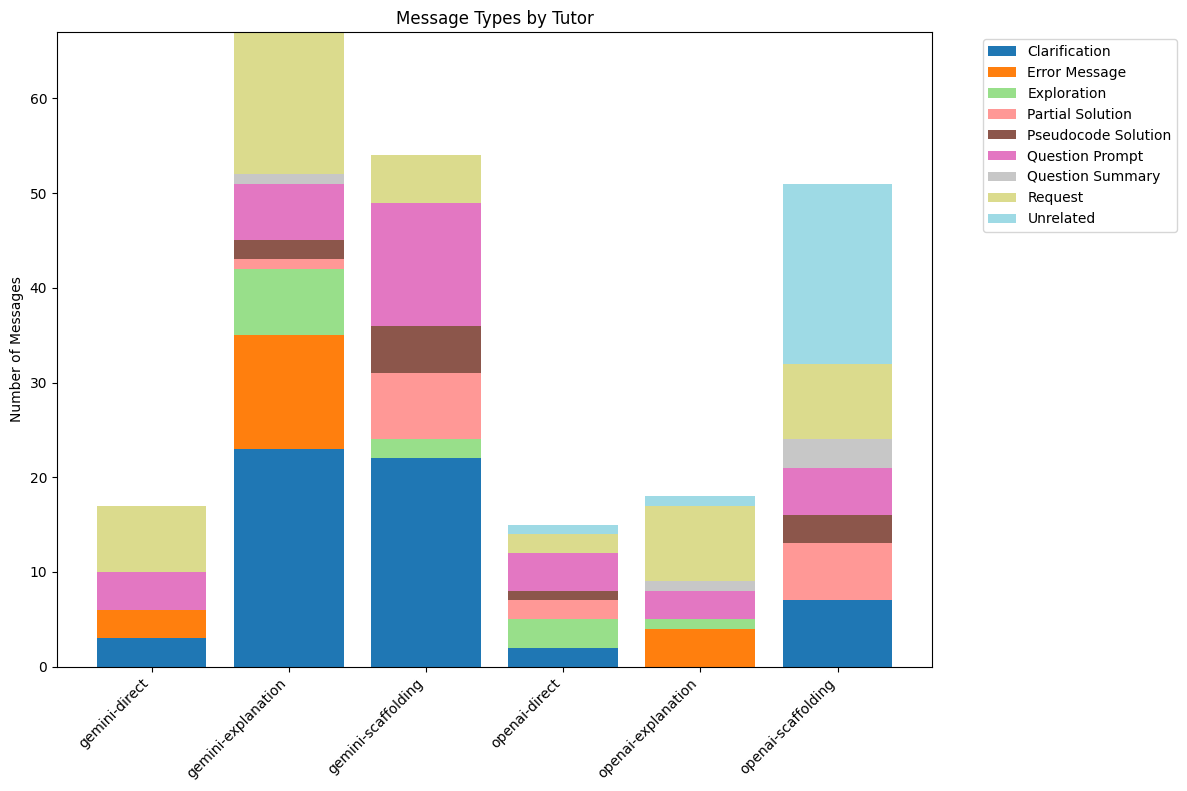

This chart was generated by the following Python code:
import json
from collections import defaultdict
import matplotlib.pyplot as plt
import numpy as np
import csv

def analyze_message_statistics(json_path, output_path='message_statistics.png', csv_path='message_statistics.csv'):
    # Load data
    with open(json_path, 'r') as f:
        data = json.load(f)
    
    # Initialize statistics
    tutor_stats = defaultdict(lambda: defaultdict(int))
    total_messages = defaultdict(int)
    
    # Process each user's messages
    for user, messages in data.items():
        if not messages:
            continue
            
        tutor = messages[0].get('tutor', 'Unknown')
        
        # Count message types for this user's tutor
        for msg in messages:
            if msg.get('role') == 'student':
                tag = msg.get('tag', 'Unknown')
                tutor_stats[tutor][tag] += 1
                total_messages[tutor] += 1
    
    # Print statistics
    print("\nMessage Statistics by Tutor:")
    print("-" * 50)
    for tutor, stats in sorted(tutor_stats.items()):  # Sort tutors alphabetically
        print(f"\nTutor: {tutor}")
        print(f"Total Messages: {total_messages[tutor]}")
        print("Message Types:")
        for tag, count in sorted(stats.items(), key=lambda x: x[1], reverse=True):
            percentage = (count / total_messages[tutor]) * 100
            print(f"  - {tag}: {count} ({percentage:.1f}%)")
    
    # Export to CSV
    with open(csv_path, 'w', newline='') as csvfile:
        writer = csv.writer(csvfile)
        # Write header
        writer.writerow(['Tutor', 'Message Type', 'Count', 'Percentage'])
        
        # Write data rows
        for tutor in sorted(tutor_stats.keys()):
            for tag, count in sorted(tutor_stats[tutor].items(), key=lambda x: x[1], reverse=True):
                percentage = (count / total_messages[tutor]) * 100
                writer.writerow([tutor, tag, count, f"{percentage:.1f}%"])
    
    print(f"\nStatistics exported to {csv_path}")
    
    # Create visualization
    tutors = sorted(list(tutor_stats.keys()))  # Sort tutors alphabetically
    tags = set()
    for stats in tutor_stats.values():
        tags.update(stats.keys())
    tags = sorted(list(tags))
    
    # Prepare data for stacked bar chart
    x = np.arange(len(tutors))
    width = 0.8
    
    # Create figure and axis
    fig, ax = plt.subplots(figsize=(12, 8))
    
    # Define colors for different tags
    colors = plt.cm.tab20(np.linspace(0, 1, len(tags)))
    
    # Plot stacked bars
    bottom = np.zeros(len(tutors))
    for i, tag in enumerate(tags):
        counts = [tutor_stats[tutor].get(tag, 0) for tutor in tutors]
        ax.bar(x, counts, width, bottom=bottom, label=tag, color=colors[i])
        bottom += counts
    
    # Customize the plot
    ax.set_ylabel('Number of Messages')
    ax.set_title('Message Types by Tutor')
    ax.set_xticks(x)
    ax.set_xticklabels(tutors, rotation=45, ha='right')
    ax.legend(bbox_to_anchor=(1.05, 1), loc='upper left')
    
    plt.tight_layout()
    plt.savefig(output_path, bbox_inches='tight')
    plt.close()
    print(f"\nStatistics visualization saved to {output_path}")

if __name__ == '__main__':
    analyze_message_statistics('user_messages.json') 